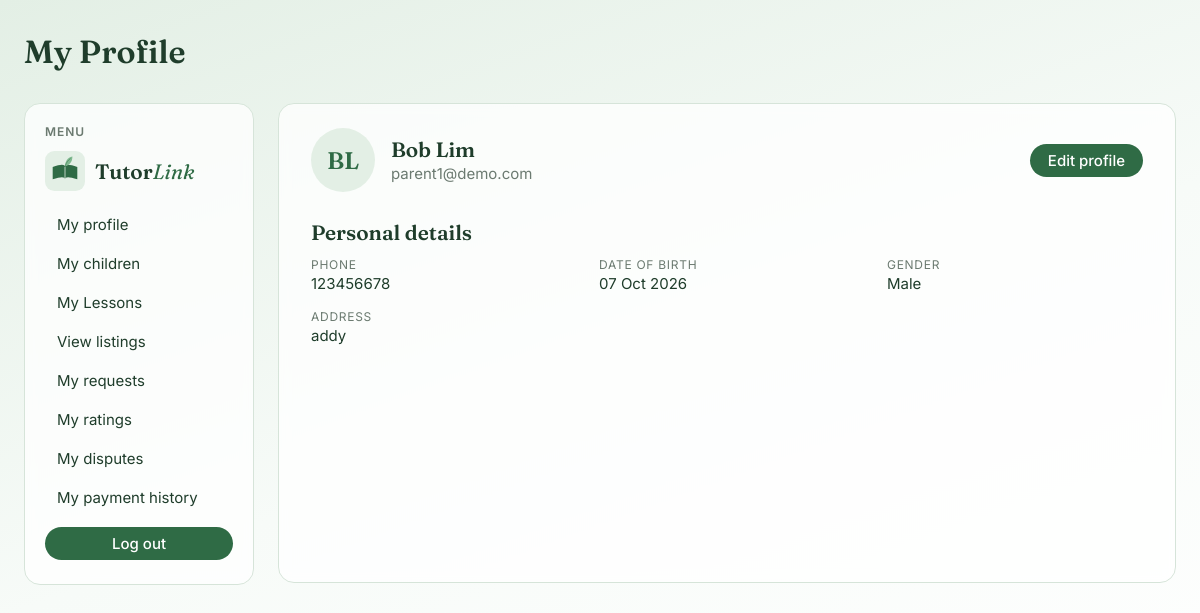
Page /accounts/parent-profile/ (signed in) on the committed database.
### accounts/models.py (models this page shows, shortened)
class User(AbstractUser):
    email = models.EmailField(unique=True)
    role = models.CharField(max_length=10, choices=ROLE_CHOICES, default='PARENT')
    phone = models.CharField(max_length=20, blank=True)
    address = models.CharField(max_length=255, blank=True)
    date_of_birth = models.DateField(null=True, blank=True)
    gender = models.CharField(max_length=1, choices=GENDER_CHOICES, blank=True)
    avatar = models.ImageField(upload_to="avatars/", blank=True)
    card_brand = models.CharField(max_length=20, blank=True)
    card_last4 = models.CharField(max_length=4, blank=True)

### accounts/views.py (the view)
# urls.py: path('parent-profile/', parent_profile_view, name='parent_profile'),
@login_required
def parent_profile_view(request):
    if request.user.role != 'PARENT':
        return redirect('index')
    return render(request, 'accounts/parent_profile.html')

### accounts/templates/accounts/parent_profile.html
{% extends 'base.html' %}
{% block header %}
    My Profile
{% endblock %}
{% block content %}
    <div class="profile-head">
        {% if user.avatar %}
            <img class="avatar" src="{{ user.avatar.url }}" alt="Profile photo">
        {% else %}
            <div class="avatar">{{ user.first_name|first }}{{ user.last_name|first }}</div>
        {% endif %}
        <div>
            <h2>{{ user.first_name }} {{ user.last_name }}</h2>
            <p>{{ user.email }}</p>
        </div>
        <a class="btn" href="{% url 'parent_profile_edit' %}">Edit profile</a>
    </div>
    <h2>Personal details</h2>
    <dl class="details">
        <div><dt>Phone</dt><dd>{{ user.phone|default:"—" }}</dd></div>
        <div><dt>Date of birth</dt><dd>{{ user.date_of_birth|date:"d M Y"|default:"—" }}</dd></div>
        <div><dt>Gender</dt><dd>{{ user.get_gender_display|default:"—" }}</dd></div>
        <div class="wide"><dt>Address</dt><dd>{{ user.address|default:"—" }}</dd></div>
    </dl>
{% endblock %}

### static/css/style.css (style rules this page uses)
:root { --green-dark: #2f6b45; --green-leaf: #7fb98f; --green-pale: #e3efe5; --ink: #1f3d2b; --muted: #6b7a70; --card: rgba(255, 255, 255, 0.75); --line: #d6e4d9; --danger: #b5523b; --radius: 16px; }
* { box-sizing: border-box; }
body { margin: 0; min-height: 100vh; font-family: 'Inter', system-ui, sans-serif; font-size: 15px; color: var(--ink); background: linear-gradient(160deg, var(--green-pale) 0%, #f7fbf8 50%, #ffffff 100%); background-attachment: fixed; }
h1, h2, h3 { font-family: 'Fraunces', Georgia, serif; font-weight: 600; color: var(--ink); }
h2 { font-size: 1.3rem; margin: 28px 0 12px; }
a { color: var(--green-dark); text-decoration: none; }
button, input[type="submit"], .btn { display: inline-block; font: inherit; font-weight: 500; padding: 7px 18px; border: none; border-radius: 999px; background: var(--green-dark); color: white; cursor: pointer; }
.profile-head { display: flex; align-items: center; gap: 16px; margin-bottom: 24px; }
.avatar { width: 64px; height: 64px; border-radius: 50%; background: var(--green-pale); color: var(--green-dark); font-family: 'Fraunces', Georgia, serif; font-size: 1.5rem; font-weight: 600; display: flex; align-items: center; justify-content: center; }
.profile-head h2 { margin: 0; }
.profile-head p { margin: 2px 0 0; color: var(--muted); }
.profile-head .btn { margin-left: auto; }
.details { display: grid; grid-template-columns: repeat(auto-fill, minmax(220px, 1fr)); gap: 16px 32px; margin: 0 0 8px; }
.details dt { font-size: 0.75rem; text-transform: uppercase; letter-spacing: 0.06em; color: var(--muted); }
.details dd { margin: 2px 0 0; }
.details .wide { grid-column: 1 / -1; }

### rows in the picture
User: first_name|first "B", last_name|first "L", first_name "Bob", last_name "Lim", email "parent1@demo.com", phone "123456678", date_of_birth "07 Oct 2026", gender "Male", address "addy"
